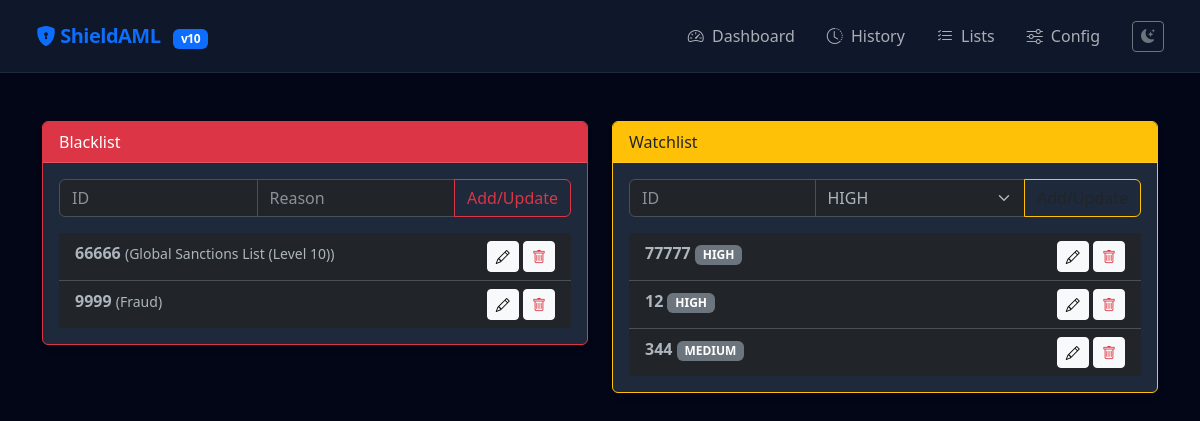
Page /lists on the committed database.
### app/models.py (models this page shows)
class Blacklist(Base):
    __tablename__ = "blacklist"
    id = Column(Integer, primary_key=True)
    identity_no = Column(String, unique=True, index=True)
    reason = Column(String)
    created_at = Column(DateTime, default=datetime.datetime.utcnow)

class Watchlist(Base):
    __tablename__ = "watchlist"
    id = Column(Integer, primary_key=True)
    identity_no = Column(String, unique=True, index=True)
    risk_level = Column(String) # 'HIGH' or 'MEDIUM'
    created_at = Column(DateTime, default=datetime.datetime.utcnow)

### app/main.py (the view)
@app.get("/lists", response_class=HTMLResponse)
async def lists_page(request: Request, db: Session = Depends(get_db)):
    blacklist = db.query(Blacklist).all()
    watchlist = db.query(Watchlist).all()
    return templates.TemplateResponse("lists.html", {"request": request, "blacklist": blacklist, "watchlist": watchlist})

### app/templates/lists.html (shortened to what this page needs)
{% extends "layout.html" %}
{% block content %}
<div class="row">
    <div class="col-md-6">
        <div class="card border-danger mb-4">
            <div class="card-header bg-danger text-white">Blacklist</div>
            <div class="card-body">
                <div class="input-group mb-3">
                    <input type="text" id="bl-id" class="form-control" placeholder="ID">
                    <input type="text" id="bl-reason" class="form-control" placeholder="Reason">
                    <button onclick="upsertList('blacklist')" class="btn btn-outline-danger" id="btn-bl">Add/Update</button>
                </div>
                <div class="list-group list-group-flush">
                    {% for item in blacklist %}
                    <div class="list-group-item d-flex justify-content-between">
                        <span><strong>{{ item.identity_no }}</strong> <small>({{ item.reason }})</small></span>
                        <div>
                            <button onclick="editItem('bl', '{{ item.identity_no }}', '{{ item.reason }}')" class="btn btn-sm btn-light"><i class="bi bi-pencil"></i></button>
                            <button onclick="delList('blacklist', '{{ item.identity_no }}')" class="btn btn-sm btn-light text-danger"><i class="bi bi-trash"></i></button>
                        </div>
                    </div>
                    {% endfor %}
                </div>
            </div>
        </div>
    </div>
    <div class="col-md-6">
        <div class="card border-warning">
            <div class="card-header bg-warning text-dark">Watchlist</div>
            <div class="card-body">
                <div class="input-group mb-3">
                    <input type="text" id="wl-id" class="form-control" placeholder="ID">
                    <select id="wl-level" class="form-select"><option value="HIGH">HIGH</option><option value="MEDIUM">MEDIUM</option></select>
                    <button onclick="upsertList('watchlist')" class="btn btn-outline-warning text-dark" id="btn-wl">Add/Update</button>
                </div>
                <div class="list-group list-group-flush">
                    {% for item in watchlist %}
                    <div class="list-group-item d-flex justify-content-between">
                        <span><strong>{{ item.identity_no }}</strong> <span class="badge bg-secondary">{{ item.risk_level }}</span></span>
                        <div>
                            <button onclick="editItem('wl', '{{ item.identity_no }}', '{{ item.risk_level }}')" class="btn btn-sm btn-light"><i class="bi bi-pencil"></i></button>
                            <button onclick="delList('watchlist', '{{ item.identity_no }}')" class="btn btn-sm btn-light text-danger"><i class="bi bi-trash"></i></button>
                        </div>
                    </div>
                    {% endfor %}
                </div>
            </div>
        </div>
    </div>
</div>
{% endblock %}

### app/templates/layout.html (style rules this page uses)
body { font-family: 'Segoe UI', system-ui, -apple-system, sans-serif; transition: background-color 0.3s; }
.card { border: none; box-shadow: 0 4px 6px -1px rgba(0, 0, 0, 0.1); transition: transform 0.2s; }
[data-bs-theme="dark"] body { background-color: #020617; }
[data-bs-theme="dark"] .card { background-color: #1e293b; border: 1px solid #334155; }

### rows in the picture
Blacklist: identity_no "66666", reason "Global Sanctions List (Level 10)"
Blacklist: identity_no "9999", reason "Fraud"
Watchlist: identity_no "77777", risk_level "HIGH"
Watchlist: identity_no "12", risk_level "HIGH"
Watchlist: identity_no "344", risk_level "MEDIUM"
